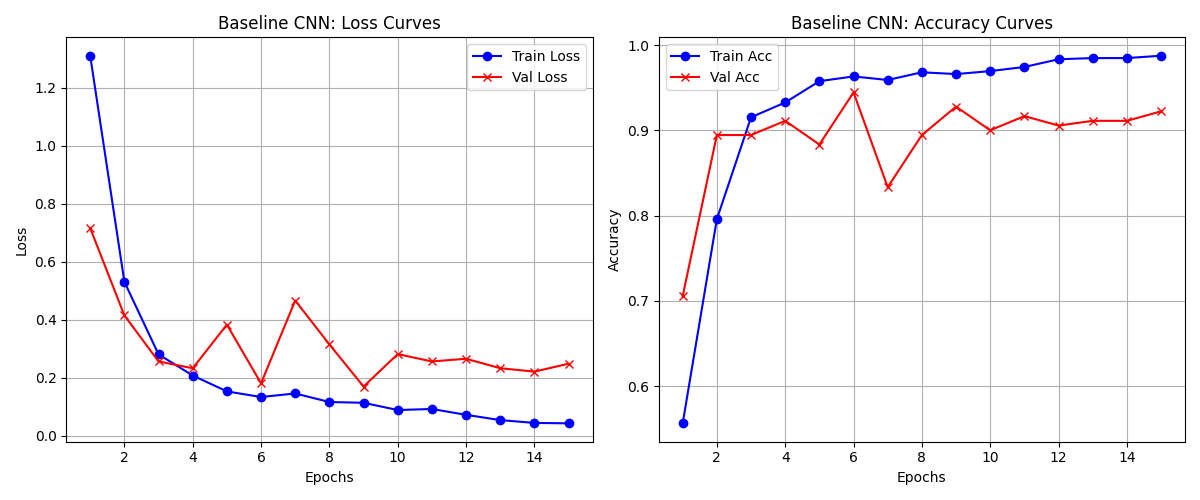

Generate this figure with Python:
import torch
import torch.nn as nn
import torch.optim as optim
from torch.utils.data import DataLoader
import torchvision.transforms as transforms
import matplotlib.pyplot as plt
import os
from dataset_utils import get_dataset_splits, MapDataset, print_dataset_diagnostics

# 3. Construct baseline CNN
class DefectCNN(nn.Module):
    def __init__(self):
        super(DefectCNN, self).__init__()
        # Input shape: (Batch, 1, 200, 200)
        self.conv1 = nn.Conv2d(in_channels=1, out_channels=16, kernel_size=3, padding=1)  # Output: (Batch, 16, 200, 200)
        self.relu1 = nn.ReLU()
        self.pool1 = nn.MaxPool2d(kernel_size=2, stride=2)                                 # Output: (Batch, 16, 100, 100)
        
        self.conv2 = nn.Conv2d(in_channels=16, out_channels=32, kernel_size=3, padding=1) # Output: (Batch, 32, 100, 100)
        self.relu2 = nn.ReLU()
        self.pool2 = nn.MaxPool2d(kernel_size=2, stride=2)                                 # Output: (Batch, 32, 50, 50)
        
        self.flatten = nn.Flatten()                                                        # Output: (Batch, 32 * 50 * 50 = 80000)
        self.fc = nn.Linear(32 * 50 * 50, 6)                                               # Output: (Batch, 6)

    def forward(self, x):
        x = self.conv1(x)
        x = self.relu1(x)
        x = self.pool1(x)
        
        x = self.conv2(x)
        x = self.relu2(x)
        x = self.pool2(x)
        
        x = self.flatten(x)
        x = self.fc(x)
        return x

def calculate_manual_f1(preds, targets, num_classes=6):
    preds = torch.tensor(preds) if not isinstance(preds, torch.Tensor) else preds
    targets = torch.tensor(targets) if not isinstance(targets, torch.Tensor) else targets
    f1_scores = []
    print(f"{'Class ID':<10} | {'Precision':<10} | {'Recall':<10} | {'F1-Score':<10}")
    print("-" * 47)
    for c in range(num_classes):
        tp = ((preds == c) & (targets == c)).sum().item()
        fp = ((preds == c) & (targets != c)).sum().item()
        fn = ((preds != c) & (targets == c)).sum().item()
        
        precision = tp / (tp + fp) if (tp + fp) > 0 else 0.0
        recall = tp / (tp + fn) if (tp + fn) > 0 else 0.0
        f1 = 2 * (precision * recall) / (precision + recall) if (precision + recall) > 0 else 0.0
        f1_scores.append(f1)
        print(f"{c:<10} | {precision:<10.4f} | {recall:<10.4f} | {f1:<10.4f}")
    return f1_scores

def run_baseline_pipeline():
    os.makedirs("d:/Fusemachines_Fellowship/Week9_NeuralNetwork", exist_ok=True)
    
    # 1. Dataset splits and diagnostics
    train_sub, val_sub, test_sub, class_names = get_dataset_splits(seed=42)
    print_dataset_diagnostics(train_sub, val_sub, test_sub, class_names)
    
    # 2. Define transforms
    # Grayscale image conversion, Tensor conversion, and Normalization
    transform_pipeline = transforms.Compose([
        transforms.Grayscale(num_output_channels=1),
        transforms.ToTensor(),
        transforms.Normalize(mean=[0.5], std=[0.5])
    ])
    
    # Wrap in MapDataset to apply transforms
    train_dataset = MapDataset(train_sub, transform=transform_pipeline)
    val_dataset = MapDataset(val_sub, transform=transform_pipeline)
    test_dataset = MapDataset(test_sub, transform=transform_pipeline)
    
    # Verify dimensions from first sample
    img, label = train_dataset[0]
    print(f"Verified single image dimensions: {img.shape} (C x H x W)")
    print(f"Verified label: {label} (Class: {class_names[label]})\n")
    
    # Create DataLoaders
    train_loader = DataLoader(train_dataset, batch_size=32, shuffle=True)
    val_loader = DataLoader(val_dataset, batch_size=32, shuffle=False)
    test_loader = DataLoader(test_dataset, batch_size=32, shuffle=False)
    
    # Initialize baseline CNN
    model = DefectCNN()
    criterion = nn.CrossEntropyLoss()
    optimizer = optim.Adam(model.parameters(), lr=0.001)
    
    # 4. Training and validation loop tracking over 15 epochs
    epochs = 15
    train_losses, val_losses = [], []
    train_accs, val_accs = [], []
    
    print("--- Starting Baseline CNN Training (15 Epochs) ---")
    for epoch in range(epochs):
        model.train()
        running_loss = 0.0
        correct_train = 0
        total_train = 0
        
        for images, labels in train_loader:
            # Sequence: zero_grad() -> forward() -> loss calculation -> backward() -> optimizer.step()
            optimizer.zero_grad()
            outputs = model(images)
            loss = criterion(outputs, labels)
            loss.backward()
            optimizer.step()
            
            running_loss += loss.item() * images.size(0)
            _, predicted = torch.max(outputs, 1)
            total_train += labels.size(0)
            correct_train += (predicted == labels).sum().item()
            
        epoch_train_loss = running_loss / total_train
        epoch_train_acc = correct_train / total_train
        
        # Validation evaluation
        model.eval()
        running_val_loss = 0.0
        correct_val = 0
        total_val = 0
        
        with torch.no_grad():
            for images, labels in val_loader:
                outputs = model(images)
                loss = criterion(outputs, labels)
                running_val_loss += loss.item() * images.size(0)
                _, predicted = torch.max(outputs, 1)
                total_val += labels.size(0)
                correct_val += (predicted == labels).sum().item()
                
        epoch_val_loss = running_val_loss / total_val
        epoch_val_acc = correct_val / total_val
        
        train_losses.append(epoch_train_loss)
        val_losses.append(epoch_val_loss)
        train_accs.append(epoch_train_acc)
        val_accs.append(epoch_val_acc)
        
        print(f"Epoch {epoch+1:02d}/{epochs} | Train Loss: {epoch_train_loss:.4f} Acc: {epoch_train_acc:.4f} | Val Loss: {epoch_val_loss:.4f} Acc: {epoch_val_acc:.4f}")
        
    print("\n--- Training Completed ---\n")
    
    # 5. Plotting Training vs Validation Loss and Accuracy
    plt.figure(figsize=(12, 5))
    
    # Loss subplot
    plt.subplot(1, 2, 1)
    plt.plot(range(1, epochs + 1), train_losses, label='Train Loss', color='blue', marker='o')
    plt.plot(range(1, epochs + 1), val_losses, label='Val Loss', color='red', marker='x')
    plt.title('Baseline CNN: Loss Curves')
    plt.xlabel('Epochs')
    plt.ylabel('Loss')
    plt.grid(True)
    plt.legend()
    
    # Accuracy subplot
    plt.subplot(1, 2, 2)
    plt.plot(range(1, epochs + 1), train_accs, label='Train Acc', color='blue', marker='o')
    plt.plot(range(1, epochs + 1), val_accs, label='Val Acc', color='red', marker='x')
    plt.title('Baseline CNN: Accuracy Curves')
    plt.xlabel('Epochs')
    plt.ylabel('Accuracy')
    plt.grid(True)
    plt.legend()
    
    plt.tight_layout()
    plot_path = "d:/Fusemachines_Fellowship/Week9_NeuralNetwork/parta_baseline.png"
    plt.savefig(plot_path)
    plt.close()
    print(f"Saved baseline loss/accuracy curves to: {plot_path}\n")
    
    # 6. Evaluation script calculating the per-class F1-score on the test set
    print("--- 6. Test Set Evaluation (Per-class F1-Score) ---")
    model.eval()
    all_preds = []
    all_targets = []
    
    with torch.no_grad():
        for images, labels in test_loader:
            outputs = model(images)
            _, predicted = torch.max(outputs, 1)
            all_preds.extend(predicted.numpy())
            all_targets.extend(labels.numpy())
            
    f1_scores = calculate_manual_f1(all_preds, all_targets, num_classes=6)
    
    # Match F1-scores with class names
    print("\nDetailed Per-class F1 Scores:")
    for idx, f1 in enumerate(f1_scores):
        print(f"Class '{class_names[idx]}' (ID {idx}): F1-Score = {f1:.4f}")
        
if __name__ == "__main__":
    run_baseline_pipeline()
